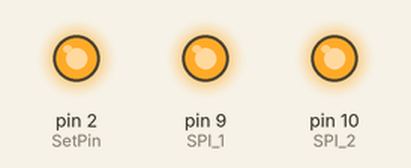
This sketch was run on a simulated Arduino Uno, built with avr-gcc and run on an emulated ATmega328P. Parts: output pins drawn as LEDs (lit = HIGH). Pins used as bus, display or sensor lines are not drawn.

Above: at 0.05 s.
At 8.1 s:
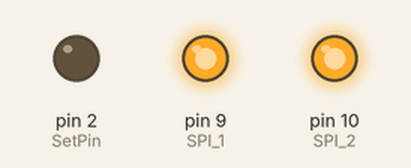
Timing chart, 0 to 21.1 s (numbered marks = the images above):
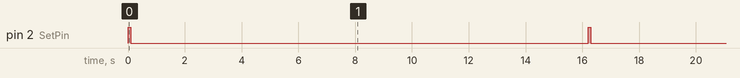

The sketch:

arduino.multipleSPI.ino
```cpp
//https://arduino.stackexchange.com/questions/37193/multiple-3-wire-spi-sensor-interfacing-with-arduino

#include <SPI.h>

#define SPI_1 9
#define SPI_2 10
#define SetPin 2
#define ResetPin 3

//Arduino SCK (pin 13) to all the SCK pins.
//Arduino MISO (pin 12) to all the DO (SO) pins


double readCelsius(uint8_t cs) {
    uint16_t v;

    digitalWrite(cs, LOW);
    v = SPI.transfer(0x00);
    v <<= 8;
    v |= SPI.transfer(0x00);
    digitalWrite(cs, HIGH);

    if (v & 0x4) {
        // uh oh, no thermocouple attached!
        return NAN;
    }

    v >>= 3;

    return v*0.25;
}

void setup() {
    SPI.begin();
    pinMode(SPI_1, OUTPUT);
    pinMode(SPI_2, OUTPUT);
    digitalWrite(SPI_1, HIGH);
    digitalWrite(SPI_2, HIGH);


    pinMode(SetPin, OUTPUT);
    pinMode(ResetPin, OUTPUT);
    digitalWrite(SetPin, LOW);
    digitalWrite(ResetPin, LOW);

    Serial.begin(115200);
}

void loop() {
//    Serial.print(readCelsius(SPI_1));
//    Serial.print(" ");
//    Serial.println(readCelsius(SPI_2));
//    delay(1500);

digitalWrite(SetPin, HIGH);
delay(100);
digitalWrite(SetPin, LOW);

delay(8000);


digitalWrite(ResetPin, HIGH);
delay(100);
digitalWrite(ResetPin, LOW);

delay(8000);
}
```

Measured:
- by itself, pin 2 (SetPin): alternates HIGH for 0.10 s and LOW for 16.1 s
